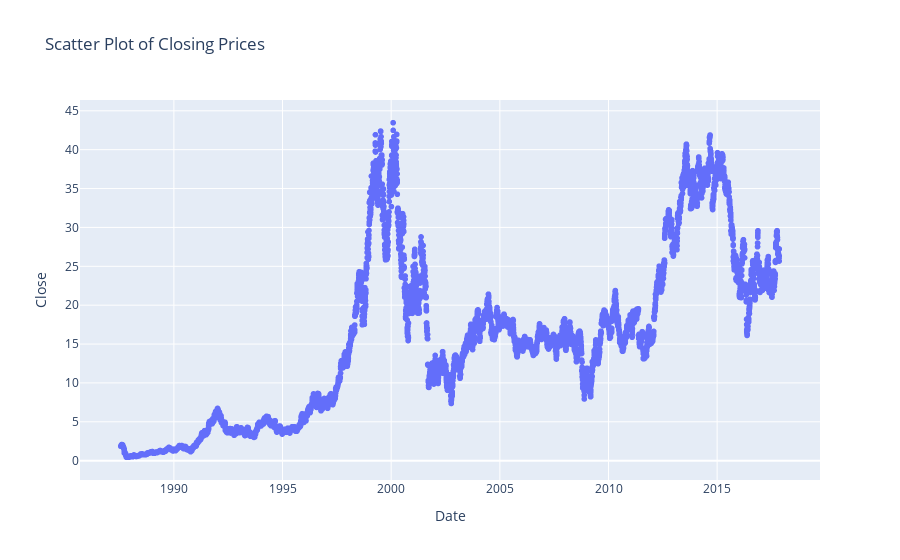

Write notebook code for a chart like this one.
### Code cell
# データの読み込み
data_g = pd.read_csv("gps.us.csv", delimiter=',')

# 日付の形式を変換
data_g['Date'] = pd.to_datetime(data_g['Date'])

# データを日付でソート
data_g.sort_values(by='Date', inplace=True)

# 株価の時系列プロット
plt.figure(figsize=(12, 6))
plt.plot(data_g['Date'], data_g['Close'], label='Closing Price')
plt.title('Time Series Plot of Closing Prices')
plt.xlabel('Date')
plt.ylabel('Closing Price')
plt.grid(True)
plt.show()

# 株価の散布図プロット
fig = px.scatter(data_g, x='Date', y='Close', title='Scatter Plot of Closing Prices')
fig.show()

# 欠損値の確認
print(data_g.isnull().sum())

# 欠損値の削除
data_g.dropna(inplace=True)

# 1日前の終値を特徴量として作成
data_g['Prev_Close'] = data_g['Close'].shift(1)
data_g.dropna(inplace=True)

# 特徴量とターゲットの設定
X = data_g[['Prev_Close']]
y = data_g['Close']

# 訓練データとテストデータに分割
train_end_date = data_g['Date'].max() - pd.DateOffset(years=3)
test_start_date = train_end_date + pd.DateOffset(days=1)

X_train = X[data_g['Date'] <= train_end_date]
y_train = y[data_g['Date'] <= train_end_date]
X_test = X[data_g['Date'] >= test_start_date]
y_test = y[data_g['Date'] >= test_start_date]

# ランダムフォレストモデルの訓練
model = RandomForestRegressor(n_estimators=100, random_state=42)
model.fit(X_train, y_train)

# モデルの評価
train_mse = mean_squared_error(y_train, model.predict(X_train))
test_mse = mean_squared_error(y_test, model.predict(X_test))
print(f"Training MSE: {train_mse}")
print(f"Testing MSE: {test_mse}")

# 将来の株価を予測
predicted_prices = model.predict(X_test)

# 実際の株価と予測株価のプロット
plt.figure(figsize=(12, 6))
plt.plot(data_g['Date'][data_g['Date'] >= test_start_date], y_test, label='Actual Closing Prices')
plt.plot(data_g['Date'][data_g['Date'] >= test_start_date], predicted_prices, label='Predicted Closing Prices')
plt.title('Actual vs Predicted Closing Prices Over the Last 3 Years')
plt.xlabel('Date')
plt.ylabel('Closing Price')
plt.grid(True)
plt.legend()
plt.show()

### Figure 1 — Plotly figure (JSON) as saved in the notebook; plotly's stock layout.template omitted (floating-point values rounded to 4 significant figures; data arrays with more than 128 entries replaced by an {"elided": "..."} marker saying what was removed)
{"data": [{"hovertemplate": "Date=%{x}<br>Close=%{y}<extra></extra>", "legendgroup": "", "marker": {"color": "#636efa", "symbol": "circle"}, "mode": "markers", "name": "", "showlegend": false, "type": "scattergl", "x": {"elided": "7640 str values"}, "xaxis": "x", "y": {"elided": "7640 float values"}, "yaxis": "y"}], "layout": {"legend": {"tracegroupgap": 0}, "title": {"text": "Scatter Plot of Closing Prices"}, "xaxis": {"anchor": "y", "domain": [0, 1], "title": {"text": "Date"}}, "yaxis": {"anchor": "x", "domain": [0, 1], "title": {"text": "Close"}}}}
